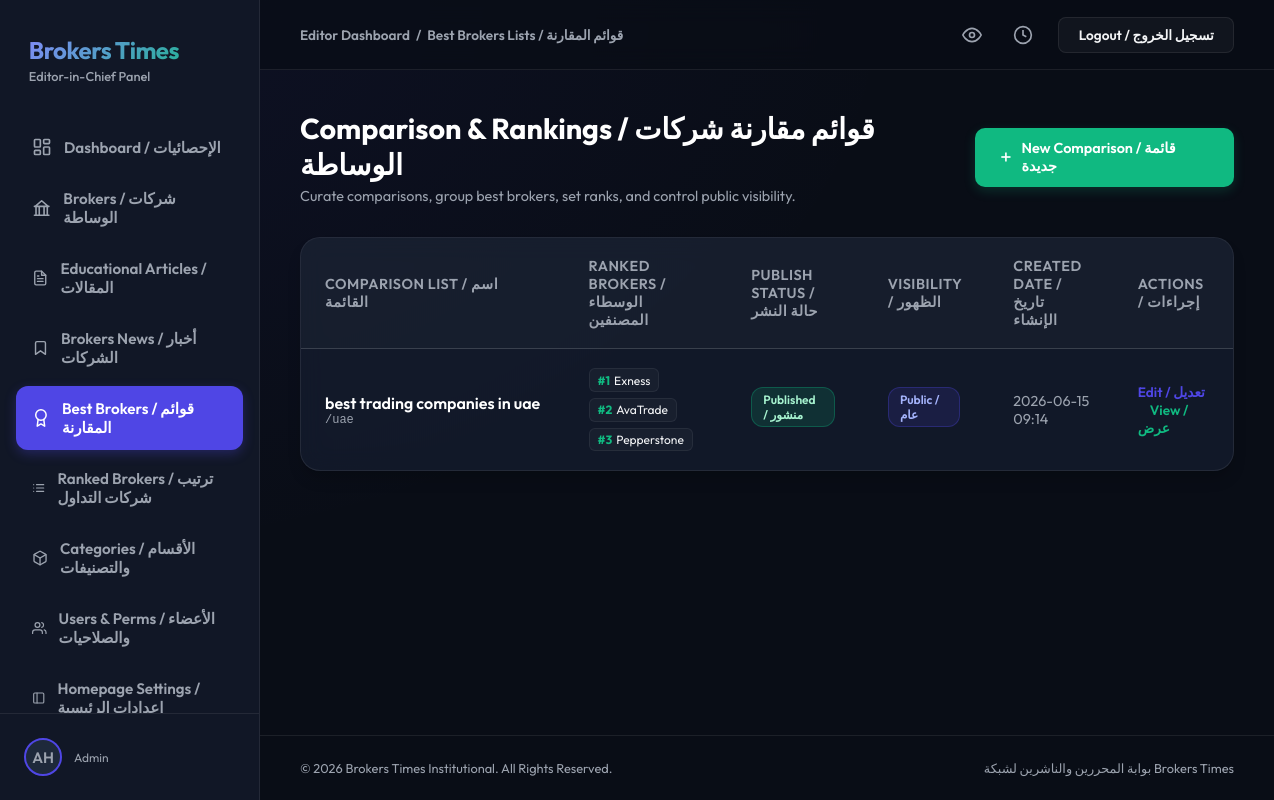
The page /dashboard/best-brokers/ (signed in) on the database as committed earlier.
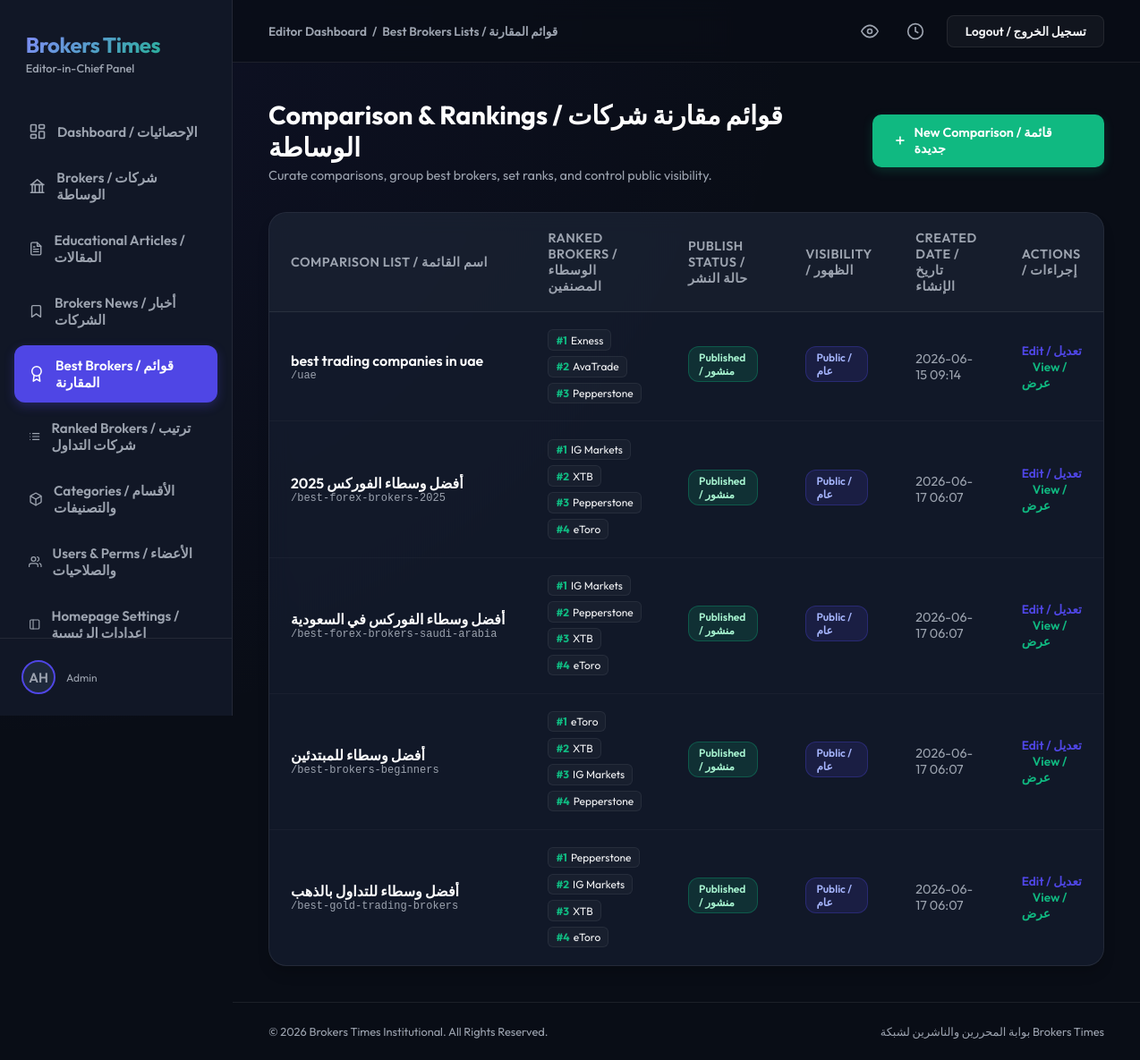
The same page on the database as committed later.
### best_brokers/models.py (models this page shows, shortened)
class BestBrokersList(models.Model):
    STATUS_CHOICES = [
        ('draft', 'Draft'),
        ('published', 'Published'),
    ]
    VISIBILITY_CHOICES = [
        ('private', 'Private'),
        ('public', 'Public'),
    ]
    title = models.CharField(max_length=255)
    slug = models.SlugField(max_length=255, unique=True)
    seo_title = models.CharField(max_length=255, blank=True)
    seo_description = models.TextField(blank=True)
    featured_image = models.ImageField(upload_to='best_brokers/', blank=True, null=True)
    featured_image_alt = models.CharField(max_length=255, blank=True)
    content = RichTextField(blank=True)
    FLAG_CHOICES = [
        ('', 'No Flag / بدون علم'),
        ('ae', 'UAE / الإمارات 🇦🇪'),
        ('sa', 'Saudi Arabia / السعودية 🇸🇦'),
        ('gb', 'United Kingdom / بريطانيا 🇬🇧'),
        ('cy', 'Cyprus / قبرص 🇨🇾'),
        ('au', 'Australia / أستراليا 🇦🇺'),
        ('kw', 'Kuwait / الكويت 🇰🇼'),
        ('bh', 'Bahrain / البحرين 🇧🇭'),
        ('qa', 'Qatar / قطر 🇶🇦'),
        ('om', 'Oman / عمان 🇴🇲'),
        ('jo', 'Jordan / الأردن 🇯🇴'),
        ('eg', 'Egypt / مصر 🇪🇬'),
        ('us', 'United States / أمريكا 🇺🇸'),
    ]
    country_flag = models.CharField(
        max_length=10,
        choices=FLAG_CHOICES,
        blank=True,
        default='',
        verbose_name="علم الدولة (Country Flag)"
    )
    status = models.CharField(max_length=20, choices=STATUS_CHOICES, default='draft')
    visibility = models.CharField(max_length=20, choices=VISIBILITY_CHOICES, default='private')
    created_at = models.DateTimeField(auto_now_add=True)
    updated_at = models.DateTimeField(auto_now=True)
    is_global = models.BooleanField(
        default=False,
        verbose_name="قائمة عالمية (Global List)",
        help_text="إذا تم تفعيلها، ستظهر هذه القائمة في شورت كود [brokers_list] في جميع الصفحات"
    )

class BestBrokersListItem(models.Model):
    best_brokers_list = models.ForeignKey(BestBrokersList, on_delete=models.CASCADE, related_name='items')
    broker = models.ForeignKey(Broker, on_delete=models.CASCADE, related_name='best_broker_items')
    rank = models.PositiveIntegerField()
    headline = models.CharField(max_length=255, blank=True)
    description = models.TextField(blank=True)
    highlights = models.TextField(blank=True, help_text="One highlight per line / ميزة واحدة في كل سطر")
    custom_deposit = models.CharField(max_length=100, blank=True, help_text="Custom deposit display text (e.g. $0 (Classic Account))")
    class Meta:
        ordering = ['rank']
        unique_together = ('best_brokers_list', 'broker')

### brokers/models.py (models this page shows, shortened)
class Broker(models.Model):
    name = models.CharField(max_length=150)
    slug = models.SlugField(max_length=150, unique=True)
    seo_title = models.CharField(max_length=255, blank=True)
    seo_description = models.TextField(blank=True)
    logo = models.ImageField(upload_to='brokers/logos/', blank=True, null=True)
    logo_alt = models.CharField(max_length=255, blank=True)
    account_opening_link = models.URLField(max_length=500, blank=True)
    review_content = RichTextField(blank=True)
    regulators = models.ManyToManyField(Regulator, related_name='brokers', blank=True)
    financial_assets = models.ManyToManyField(FinancialAsset, related_name='brokers', blank=True)
    deposit_limit = models.ForeignKey(DepositLimit, on_delete=models.SET_NULL, null=True, blank=True, related_name='brokers')
    islamic_account = models.ForeignKey(IslamicAccount, on_delete=models.SET_NULL, null=True, blank=True, related_name='brokers')
    headquarters = models.ManyToManyField(Headquarters, related_name='brokers', blank=True)
    trading_platforms = models.ManyToManyField(TradingPlatform, related_name='brokers', blank=True)
    min_deposit = models.DecimalField(max_digits=10, decimal_places=2, default=0.00)
    withdrawal_time = models.CharField(max_length=100, blank=True)
    base_currencies = models.CharField(max_length=100, blank=True, help_text="e.g. USD, EUR, GBP")
    founded_year = models.PositiveIntegerField(null=True, blank=True, help_text="Year the broker was founded")
    rating = models.DecimalField(max_digits=3, decimal_places=1, default=4.5)
    execution_speed = models.IntegerField(default=90)
    customer_support = models.IntegerField(default=90)
    asset_variety = models.IntegerField(default=90)
    review_count = models.PositiveIntegerField(default=150, verbose_name="Review Count", help_text="Number of reviews to display")
    pros = models.TextField(blank=True, help_text="One advantage per line / ميزة واحدة في كل سطر")
    cons = models.TextField(blank=True, help_text="One disadvantage per line / عيب واحد في كل سطر")
    custom_terminal_title = models.CharField(max_length=255, blank=True)
    custom_terminal_description = models.TextField(blank=True)
    custom_terminal_image = models.ImageField(upload_to='brokers/terminals/', blank=True, null=True)
    verdict_quote = models.TextField(blank=True)
    verdict_text = models.TextField(blank=True)
    verdict_sentiment = models.CharField(max_length=20, choices=[('positive', 'Positive'), ('negative', 'Negative'), ('neutral', 'Neutral')], default='neutral')
    local_offices = models.TextField(blank=True, help_text="One office per line / مكتب واحد في كل سطر")
    created_at = models.DateTimeField(auto_now_add=True)
    updated_at = models.DateTimeField(auto_now=True)

### users/views.py (the view)
# urls.py: path('dashboard/best-brokers/', DashboardBestBrokersView.as_view(), name='dashboard_best_brokers'),
class DashboardBestBrokersView(LoginRequiredMixin, ListView):
    model = BestBrokersList
    template_name = 'dashboard/best_brokers.html'
    context_object_name = 'lists'

### users/templates/dashboard/best_brokers.html (shortened to what this page needs)
{% extends 'dashboard/base.html' %}
{% block nav_best_brokers %}active{% endblock %}
{% block section_name %}Best Brokers Lists / قوائم المقارنة{% endblock %}
{% block content %}
<div class="page-header-container">
    <div class="page-title-area">
        <h1>Comparison & Rankings / قوائم مقارنة شركات الوساطة</h1>
        <p>Curate comparisons, group best brokers, set ranks, and control public visibility.</p>
    </div>
    {% if user.is_staff or user.is_superuser %}
    <a href="{% url 'dashboard_best_brokers_add' %}" class="btn-action">
        <svg viewBox="0 0 24 24"><line x1="12" y1="5" x2="12" y2="19"></line><line x1="5" y1="12" x2="19" y2="12"></line></svg>
        <span>New Comparison / قائمة جديدة</span>
    </a>
    {% endif %}
</div>
<div class="table-container">
    <div class="table-responsive">
        <table class="data-table">
            <thead>
                <tr>
                    <th>Comparison List / اسم القائمة</th>
                    <th>Ranked Brokers / الوسطاء المصنفين</th>
                    <th>Publish Status / حالة النشر</th>
                    <th>Visibility / الظهور</th>
                    <th>Created Date / تاريخ الإنشاء</th>
                    <th>Actions / إجراءات</th>
                </tr>
            </thead>
            <tbody>
                {% for list in lists %}
                <tr>
                    <td>
                        <div class="list-title-cell" title="{{ list.title }}">
                            <span class="list-main-title">{{ list.title }}</span>
                            <span class="list-sub-slug">/{{ list.slug }}</span>
                        </div>
                    </td>
                    <td>
                        <div class="ranking-badges-container">
                            {% for item in list.items.all %}
                                <div class="rank-indicator">
                                    <span class="rank-number">#{{ item.rank }}</span>
                                    <span>{{ item.broker.name }}</span>
                                </div>
                            {% empty %}
                                <span style="color: var(--text-muted); font-size: 0.85rem;">No brokers ranked yet</span>
                            {% endfor %}
                        </div>
                    </td>
                    <td>
                        {% if list.status == 'published' %}
                            <span class="badge-pill badge-success">Published / منشور</span>
                        {% else %}
                            <span class="badge-pill badge-warning">Draft / مسودة</span>
                        {% endif %}
                    </td>
                    <td>
                        {% if list.visibility == 'public' %}
                            <span class="badge-pill badge-primary">Public / عام</span>
                        {% else %}
                            <span class="badge-pill badge-secondary">Private / خاص</span>
                        {% endif %}
                    </td>
                    <td>
                        <span style="color: var(--text-muted);">{{ list.created_at|date:"Y-m-d H:i" }}</span>
                    </td>
                    <td>
                        {% if user.is_staff or user.is_superuser %}
                        <a href="{% url 'dashboard_best_brokers_edit' list.id %}" class="btn-edit-inline">Edit / تعديل</a>
                        {% else %}
                        <span style="color: var(--text-muted); font-size: 0.85rem;">View Only</span>
                        {% endif %}
                        <a href="{% url 'best_brokers_list_detail' list.slug %}" target="_blank" class="btn-edit-inline" style="color: var(--accent); margin-left: 0.75rem;">View / عرض</a>
                    </td>
                </tr>
                {% endfor %}
            </tbody>
        </table>
    </div>
</div>
{% endblock %}

Rows that differ between the two databases and show on the page:
added BestBrokersList: title "أفضل وسطاء الفوركس 2025", slug "best-forex-brokers-2025", status "Published / منشور", visibility "Public / عام", created_at "2026-06-17 06:07"
added BestBrokersListItem: rank "1", broker.name "IG Markets", shown under "أفضل وسطاء الفوركس 2025"
added BestBrokersListItem: rank "2", broker.name "XTB", shown under "أفضل وسطاء الفوركس 2025"
added BestBrokersListItem: rank "3", broker.name "Pepperstone", shown under "أفضل وسطاء الفوركس 2025"
added BestBrokersListItem: rank "4", broker.name "eToro", shown under "أفضل وسطاء الفوركس 2025"
added BestBrokersList: title "أفضل وسطاء الفوركس في السعودية", slug "best-forex-brokers-saudi-arabia", status "Published / منشور", visibility "Public / عام", created_at "2026-06-17 06:07"
added BestBrokersListItem: rank "1", broker.name "IG Markets", shown under "أفضل وسطاء الفوركس في السعودية"
added BestBrokersListItem: rank "2", broker.name "Pepperstone", shown under "أفضل وسطاء الفوركس في السعودية"
added BestBrokersListItem: rank "3", broker.name "XTB", shown under "أفضل وسطاء الفوركس في السعودية"
added BestBrokersListItem: rank "4", broker.name "eToro", shown under "أفضل وسطاء الفوركس في السعودية"
added BestBrokersList: title "أفضل وسطاء للمبتدئين", slug "best-brokers-beginners", status "Published / منشور", visibility "Public / عام", created_at "2026-06-17 06:07"
added BestBrokersListItem: rank "1", broker.name "eToro", shown under "أفضل وسطاء للمبتدئين"
added BestBrokersListItem: rank "2", broker.name "XTB", shown under "أفضل وسطاء للمبتدئين"
added BestBrokersListItem: rank "3", broker.name "IG Markets", shown under "أفضل وسطاء للمبتدئين"
added BestBrokersListItem: rank "4", broker.name "Pepperstone", shown under "أفضل وسطاء للمبتدئين"
added BestBrokersList: title "أفضل وسطاء للتداول بالذهب", slug "best-gold-trading-brokers", status "Published / منشور", visibility "Public / عام", created_at "2026-06-17 06:07"
added BestBrokersListItem: rank "1", broker.name "Pepperstone", shown under "أفضل وسطاء للتداول بالذهب"
added BestBrokersListItem: rank "2", broker.name "IG Markets", shown under "أفضل وسطاء للتداول بالذهب"
added BestBrokersListItem: rank "3", broker.name "XTB", shown under "أفضل وسطاء للتداول بالذهب"
added BestBrokersListItem: rank "4", broker.name "eToro", shown under "أفضل وسطاء للتداول بالذهب"
